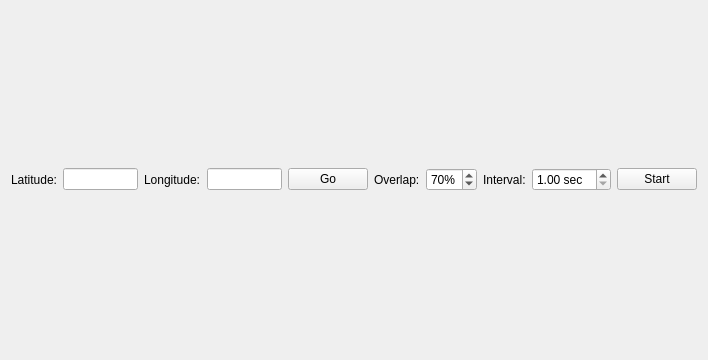
<?xml version="1.0" encoding="UTF-8"?>
<ui version="4.0">
 <class>google_maps_earth_view</class>
 <widget class="QWidget" name="google_maps_earth_view">
  <property name="geometry">
   <rect>
    <x>0</x>
    <y>0</y>
    <width>657</width>
    <height>360</height>
   </rect>
  </property>
  <property name="windowTitle">
   <string/>
  </property>
  <property name="windowIcon">
   <iconset resource="../../resources/resources.qrc">
    <normaloff>:/icons/icons/icons8-Traffic Jam-80.png</normaloff>:/icons/icons/icons8-Traffic Jam-80.png</iconset>
  </property>
  <layout class="QVBoxLayout" name="google_maps_earth_layout">
   <item>
    <layout class="QHBoxLayout" name="controls_layout" stretch="0,10,0,10,0,30,0,0,0,0,0,0">
     <item>
      <widget class="QLabel" name="latitude_lbl">
       <property name="text">
        <string>Latitude:</string>
       </property>
      </widget>
     </item>
     <item>
      <widget class="QLineEdit" name="latitude_edit">
       <property name="minimumSize">
        <size>
         <width>75</width>
         <height>0</height>
        </size>
       </property>
      </widget>
     </item>
     <item>
      <widget class="QLabel" name="longitude_lbl">
       <property name="text">
        <string>Longitude:</string>
       </property>
      </widget>
     </item>
     <item>
      <widget class="QLineEdit" name="longitude_edit">
       <property name="minimumSize">
        <size>
         <width>75</width>
         <height>0</height>
        </size>
       </property>
      </widget>
     </item>
     <item>
      <widget class="QPushButton" name="go_btn">
       <property name="text">
        <string>Go</string>
       </property>
       <property name="icon">
        <iconset resource="../../resources/resources.qrc">
         <normaloff>:/icons/icons/icons8-Map Pin-16.png</normaloff>:/icons/icons/icons8-Map Pin-16.png</iconset>
       </property>
      </widget>
     </item>
     <item>
      <spacer name="left_spacer">
       <property name="orientation">
        <enum>Qt::Horizontal</enum>
       </property>
       <property name="sizeHint" stdset="0">
        <size>
         <width>40</width>
         <height>20</height>
        </size>
       </property>
      </spacer>
     </item>
     <item>
      <widget class="QLabel" name="overlap_lbl">
       <property name="text">
        <string>Overlap:</string>
       </property>
      </widget>
     </item>
     <item>
      <widget class="QSpinBox" name="overlap_spn">
       <property name="suffix">
        <string>%</string>
       </property>
       <property name="minimum">
        <number>0</number>
       </property>
       <property name="value">
        <number>70</number>
       </property>
      </widget>
     </item>
     <item>
      <widget class="QLabel" name="interval_lbl">
       <property name="text">
        <string>Interval:</string>
       </property>
      </widget>
     </item>
     <item>
      <widget class="QDoubleSpinBox" name="interval_spn">
       <property name="suffix">
        <string> sec</string>
       </property>
       <property name="minimum">
        <double>1.000000000000000</double>
       </property>
       <property name="singleStep">
        <double>0.500000000000000</double>
       </property>
      </widget>
     </item>
     <item>
      <spacer name="right_spacer">
       <property name="orientation">
        <enum>Qt::Horizontal</enum>
       </property>
       <property name="sizeHint" stdset="0">
        <size>
         <width>40</width>
         <height>20</height>
        </size>
       </property>
      </spacer>
     </item>
     <item>
      <widget class="QPushButton" name="start_btn">
       <property name="text">
        <string>Start</string>
       </property>
       <property name="icon">
        <iconset resource="../../resources/resources.qrc">
         <normaloff>:/icons/icons/icons8-Play-16.png</normaloff>:/icons/icons/icons8-Play-16.png</iconset>
       </property>
      </widget>
     </item>
    </layout>
   </item>
  </layout>
 </widget>
 <resources>
  <include location="../../resources/resources.qrc"/>
 </resources>
 <connections/>
</ui>
